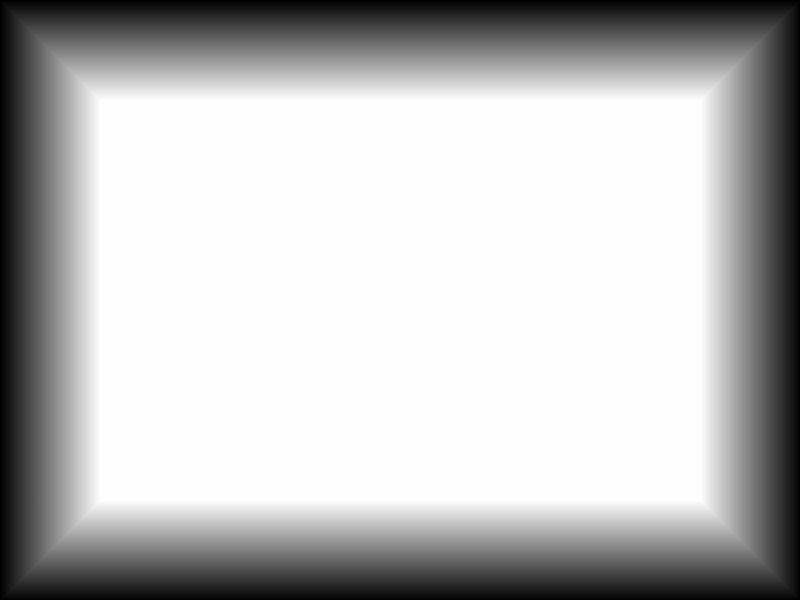
Frame 1 (no input)
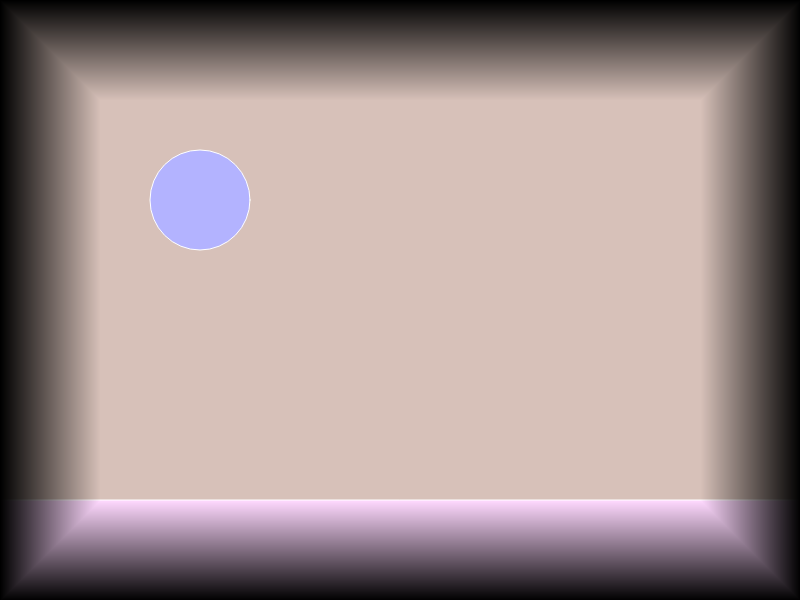
Frame 60 (no input)
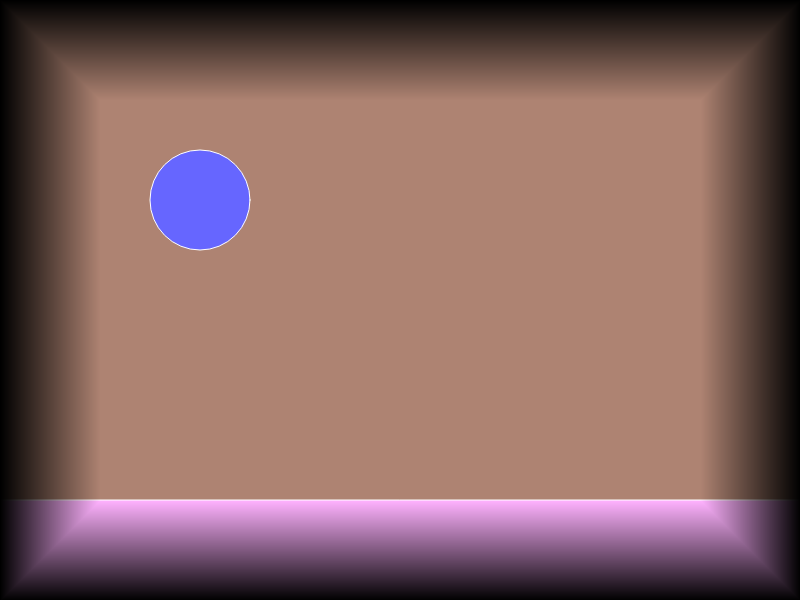
Frame 120 (the mouse pressed at the canvas centre since frame 60)

The p5.js sketch that drew these frames (run headless with seeded random() and noise() and a simulated clock; from frame 60 on, the mouse is pressed at the canvas centre):

// p5.js sketch
// ── sketch.js
let fadeFrames = 200;

function setup() {
    createCanvas(800, 600);
    pixelDensity(1);
}

function draw(){
    drawPicture();
    loadPixels();

    let fadeAmount = 1.0;
    if (frameCount < fadeFrames){
        fadeAmount = frameCount / fadeFrames;
    }

    fade(fadeAmount);
    invert();
    vignette(100);

    updatePixels();
}

function fade(amount){
    for (let i = 0; i < width; i++){
        for (let j = 0; j < height; j++){
            let c = getPixel(i, j);
            let cnew = [c[0] * amount,
                        c[1] * amount,
                        c[2] * amount];

            setPixel(i, j, cnew);
        }
    }
}

function invert(){
    for (let i = 0; i < width; i++){
        for (let j = 0; j < height; j++){
            let c = getPixel(i, j);
            let cnew = [255 - c[0],
                        255 - c[1],
                        255 - c[2]];

            setPixel(i, j, cnew);
        }
    }
}

function vignette(amount){
    for (let i = 0; i < width; i++){
        for (let j = 0; j < height; j++){
            let minDist = Math.min(i, width - i, j, height - j);
            let fade = 1.0;
            if (minDist < amount){
                fade = minDist / amount;
            }
            let c = getPixel(i, j);
            let cnew = [c[0] * fade,
                        c[1] * fade,
                        c[2] * fade];

            setPixel(i, j, cnew);
        }
    }
}

function drawPicture() {
    background('skyblue');

    fill('green');
    rect(0, height - 100, width, 100);

    fill('yellow');
    ellipse(200, 200, 100, 100);
}

function getPixel(x, y){
    let loc = 4 * ((y * width) + x);

    return [pixels[loc + 0],
            pixels[loc + 1],
            pixels[loc + 2]];
}

function setPixel(x, y, c){
    let loc = 4 * ((y * width) + x);

    pixels[loc + 0] = c[0];
    pixels[loc + 1] = c[1];
    pixels[loc + 2] = c[2];
}
